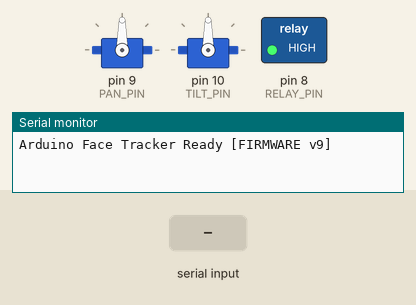
A sketch run on a simulated Arduino Uno, built with avr-gcc and run on an emulated ATmega328P. On the bench: 2 × servo, switched loads named in the sketch (green lamp = pin HIGH), the last lines printed to the serial monitor. The test bench sets the inputs (shaded band).

Above: at 1.7 s.
1.8 s: "P90T45R200\n" received over Serial
At 2.5 s:
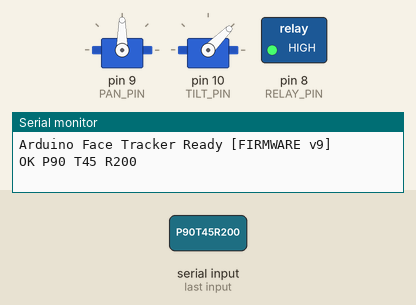
Timing chart, 0 to 4.8 s (numbered marks = the images above; inputs shaded):
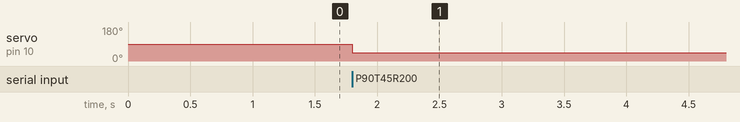

The sketch:

FaceTracker.ino
```cpp
#include <Servo.h>

// --- Configuration ---
const int PAN_PIN = 9;   // Pin for Pan Servo (horizontal)
const int TILT_PIN = 10; // Pin for Tilt Servo (vertical)
const int RELAY_PIN = 8; // Pin for Relay (light bulb)

Servo panServo;
Servo tiltServo;

int panAngle = 90;
int tiltAngle = 90;
int relayState = 0;

void setup() {
  Serial.begin(115200);
  Serial.setTimeout(50);

  panServo.attach(PAN_PIN);
  tiltServo.attach(TILT_PIN);

  panServo.write(panAngle);
  tiltServo.write(tiltAngle);

  pinMode(RELAY_PIN, OUTPUT);
  digitalWrite(RELAY_PIN, HIGH); // Active-LOW relay: HIGH = off

  delay(500);
  Serial.println("Arduino Face Tracker Ready [FIRMWARE v9]");
}

void loop() {
  if (Serial.available() > 0) {
    char buf[32];
    int len = Serial.readBytesUntil('\n', buf, sizeof(buf) - 1);
    buf[len] = '\0';

    int p = -1, t = -1, r = -1;
    if (sscanf(buf, "P%dT%dR%d", &p, &t, &r) == 3) {
      panAngle   = constrain(p, 0, 180);
      tiltAngle  = constrain(t, 0, 180);
      relayState = r;

      panServo.write(panAngle);
      tiltServo.write(tiltAngle);

      // Active-LOW relay: LOW = on, HIGH = off
      digitalWrite(RELAY_PIN, relayState == 1 ? LOW : HIGH);

      Serial.print("OK P");
      Serial.print(panAngle);
      Serial.print(" T");
      Serial.print(tiltAngle);
      Serial.print(" R");
      Serial.println(relayState);
    }
  }
}
```

Measured:
- after the input at 1.8 s, servo on pin 10 (TILT_PIN): 90° → 45° at once
